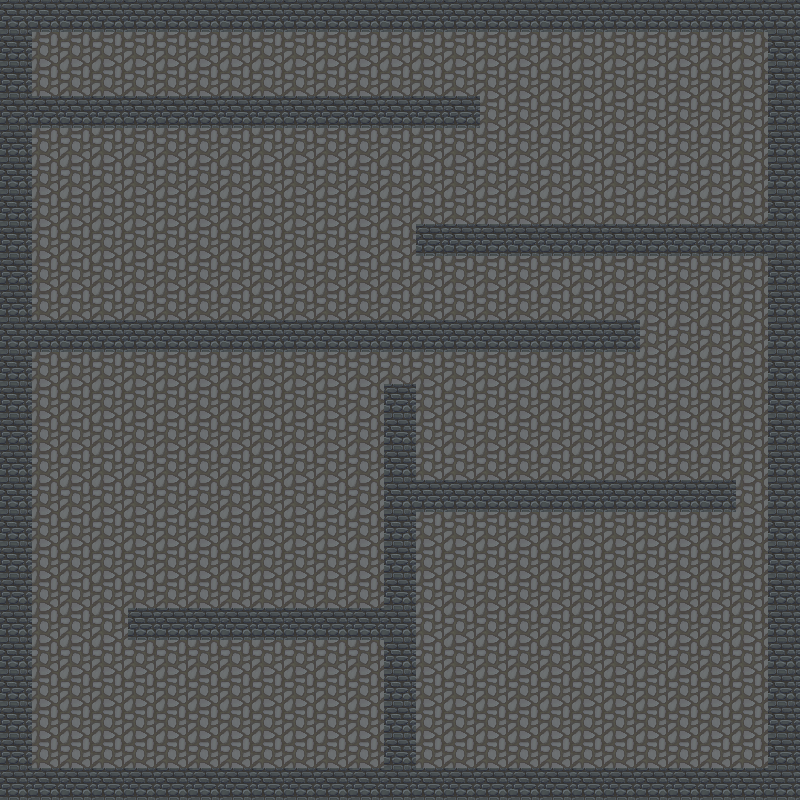

Tiled map render using the project's own tile images. Description and the map definition, with tile-layer contents summarised, below:
An orthogonal 25x25 tile map with 32x32 px tiles, 1 tile layer (Base).

<map version="1.0" orientation="orthogonal" width="25" height="25" tilewidth="32" tileheight="32">
 <tileset firstgid="1" name="the_tilemap" tilewidth="32" tileheight="32">
  <image source="the_tilemap.png" width="512" height="512" />
  <tile id="0">
   <properties>
    <property name="kind" value="floor" />
   </properties>
  </tile>
  <tile id="1">
   <properties>
    <property name="kind" value="wall" />
   </properties>
  </tile>
 </tileset>
 <layer name="Base" width="25" height="25">
  <data>[625 cells, 625 non-empty, 2 distinct tile ids]</data>
 </layer>
</map>